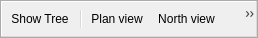
<?xml version="1.0" encoding="UTF-8"?>
<ui version="4.0">
 <class>mainToolBar</class>
 <widget class="QToolBar" name="mainToolBar">
  <property name="geometry">
   <rect>
    <x>0</x>
    <y>0</y>
    <width>258</width>
    <height>38</height>
   </rect>
  </property>
  <action name="action_load_mesh">
   <property name="icon">
    <iconset>
     <normaloff>icons/radar_plot.svg</normaloff>icons/radar_plot.svg</iconset>
   </property>
   <property name="text">
    <string>Load &amp;mesh</string>
   </property>
   <property name="shortcut">
    <string>Ctrl+A</string>
   </property>
  </action>
  <action name="action_load_mesh_folder">
   <property name="icon">
    <iconset>
     <normaloff>icons/radar_plot.svg</normaloff>icons/radar_plot.svg</iconset>
   </property>
   <property name="text">
    <string>Load m&amp;esh folder</string>
   </property>
   <property name="shortcut">
    <string>Ctrl+Shift+A</string>
   </property>
  </action>
  <action name="action_load_blocks_folder">
   <property name="icon">
    <iconset>
     <normaloff>icons/data_sheet.svg</normaloff>icons/data_sheet.svg</iconset>
   </property>
   <property name="text">
    <string>Load b&amp;locks folder</string>
   </property>
   <property name="shortcut">
    <string>Ctrl+Shift+E</string>
   </property>
  </action>
  <action name="action_load_points_folder">
   <property name="icon">
    <iconset>
     <normaloff>icons/scatter_plot.svg</normaloff>icons/scatter_plot.svg</iconset>
   </property>
   <property name="text">
    <string>Load p&amp;oints folder</string>
   </property>
   <property name="shortcut">
    <string>Ctrl+Shift+P</string>
   </property>
  </action>
  <action name="action_quit">
   <property name="icon">
    <iconset>
     <normaloff>icons/cancel.svg</normaloff>icons/cancel.svg</iconset>
   </property>
   <property name="text">
    <string>&amp;Quit</string>
   </property>
   <property name="shortcut">
    <string>Ctrl+Q</string>
   </property>
  </action>
  <action name="action_show_tree">
   <property name="icon">
    <iconset>
     <normaloff>icons/list.svg</normaloff>icons/list.svg</iconset>
   </property>
   <property name="text">
    <string>Show &amp;Tree</string>
   </property>
   <property name="shortcut">
    <string>Ctrl+W</string>
   </property>
  </action>
  <action name="action_help">
   <property name="icon">
    <iconset>
     <normaloff>icons/document.svg</normaloff>icons/document.svg</iconset>
   </property>
   <property name="text">
    <string>&amp;Help</string>
   </property>
   <property name="shortcut">
    <string>F1</string>
   </property>
  </action>
  <action name="action_about">
   <property name="icon">
    <iconset>
     <normaloff>icons/about.svg</normaloff>icons/about.svg</iconset>
   </property>
   <property name="text">
    <string>&amp;About</string>
   </property>
   <property name="shortcut">
    <string>?</string>
   </property>
  </action>
  <action name="action_normal_mode">
   <property name="icon">
    <iconset>
     <normaloff>icons/rotate_camera.svg</normaloff>icons/rotate_camera.svg</iconset>
   </property>
   <property name="text">
    <string>Return to &amp;normal</string>
   </property>
   <property name="shortcut">
    <string>Ctrl+N</string>
   </property>
  </action>
  <action name="action_slice_mode">
   <property name="icon">
    <iconset>
     <normaloff>icons/flash_on.svg</normaloff>icons/flash_on.svg</iconset>
   </property>
   <property name="text">
    <string>&amp;Slice meshes</string>
   </property>
   <property name="shortcut">
    <string>Ctrl+S</string>
   </property>
  </action>
  <action name="action_measurement_mode">
   <property name="icon">
    <iconset>
     <normaloff>icons/ruler.svg</normaloff>icons/ruler.svg</iconset>
   </property>
   <property name="text">
    <string>&amp;Measure distance (in mesh)</string>
   </property>
   <property name="shortcut">
    <string>Ctrl+M</string>
   </property>
  </action>
  <action name="action_load_blocks">
   <property name="icon">
    <iconset>
     <normaloff>icons/data_sheet.svg</normaloff>icons/data_sheet.svg</iconset>
   </property>
   <property name="text">
    <string>Load &amp;blocks</string>
   </property>
   <property name="shortcut">
    <string>Ctrl+E</string>
   </property>
  </action>
  <action name="action_detection_mode">
   <property name="icon">
    <iconset>
     <normaloff>icons/cursor.svg</normaloff>icons/cursor.svg</iconset>
   </property>
   <property name="text">
    <string>&amp;Detect meshes</string>
   </property>
   <property name="shortcut">
    <string>Ctrl+D</string>
   </property>
  </action>
  <action name="action_camera_properties">
   <property name="icon">
    <iconset>
     <normaloff>icons/compact_camera.svg</normaloff>icons/compact_camera.svg</iconset>
   </property>
   <property name="text">
    <string>&amp;Camera properties</string>
   </property>
   <property name="shortcut">
    <string>Ctrl+C</string>
   </property>
  </action>
  <action name="action_load_points">
   <property name="icon">
    <iconset>
     <normaloff>icons/scatter_plot.svg</normaloff>icons/scatter_plot.svg</iconset>
   </property>
   <property name="text">
    <string>Load &amp;points</string>
   </property>
   <property name="shortcut">
    <string>Ctrl+P</string>
   </property>
  </action>
  <action name="action_plan_view">
   <property name="icon">
    <iconset>
     <normaloff>icons/upload.svg</normaloff>icons/upload.svg</iconset>
   </property>
   <property name="text">
    <string>&amp;Plan view</string>
   </property>
   <property name="shortcut">
    <string>Ctrl+1</string>
   </property>
  </action>
  <action name="action_fit_to_screen">
   <property name="icon">
    <iconset>
     <normaloff>icons/globe.svg</normaloff>icons/globe.svg</iconset>
   </property>
   <property name="text">
    <string>&amp;Fit to screen</string>
   </property>
   <property name="shortcut">
    <string>Ctrl+R</string>
   </property>
  </action>
  <action name="action_north_view">
   <property name="icon">
    <iconset>
     <normaloff>icons/up.svg</normaloff>icons/up.svg</iconset>
   </property>
   <property name="text">
    <string>&amp;North view</string>
   </property>
   <property name="shortcut">
    <string>Ctrl+2</string>
   </property>
  </action>
  <action name="action_east_view">
   <property name="icon">
    <iconset>
     <normaloff>icons/right.svg</normaloff>icons/right.svg</iconset>
   </property>
   <property name="text">
    <string>&amp;East view</string>
   </property>
   <property name="shortcut">
    <string>Ctrl+3</string>
   </property>
  </action>
  <action name="action_perspective_projection">
   <property name="icon">
    <iconset>
     <normaloff>icons/ruler.svg</normaloff>icons/ruler.svg</iconset>
   </property>
   <property name="text">
    <string>P&amp;erspective projection</string>
   </property>
   <property name="shortcut">
    <string>Ctrl+4</string>
   </property>
  </action>
  <action name="action_orthographic_projection">
   <property name="icon">
    <iconset>
     <normaloff>icons/ruler.svg</normaloff>icons/ruler.svg</iconset>
   </property>
   <property name="text">
    <string>O&amp;rthographic projection</string>
   </property>
   <property name="shortcut">
    <string>Ctrl+5</string>
   </property>
  </action>
  <action name="action_take_screenshot">
   <property name="icon">
    <iconset>
     <normaloff>icons/webcam.svg</normaloff>icons/webcam.svg</iconset>
   </property>
   <property name="text">
    <string>&amp;Take screenshot</string>
   </property>
   <property name="shortcut">
    <string>Ctrl+T</string>
   </property>
  </action>
  <addaction name="action_show_tree"/>
  <addaction name="separator"/>
  <addaction name="action_plan_view"/>
  <addaction name="action_north_view"/>
  <addaction name="action_east_view"/>
  <addaction name="action_fit_to_screen"/>
  <addaction name="separator"/>
  <addaction name="action_take_screenshot"/>
 </widget>
 <resources/>
 <connections/>
</ui>
